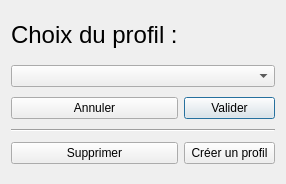
<?xml version="1.0" encoding="UTF-8"?>
<ui version="4.0">
 <class>ChoixProfil</class>
 <widget class="QDialog" name="ChoixProfil">
  <property name="windowModality">
   <enum>Qt::ApplicationModal</enum>
  </property>
  <property name="enabled">
   <bool>true</bool>
  </property>
  <property name="geometry">
   <rect>
    <x>0</x>
    <y>0</y>
    <width>286</width>
    <height>184</height>
   </rect>
  </property>
  <property name="windowTitle">
   <string>Chargement du profil Utilisateur</string>
  </property>
  <property name="modal">
   <bool>true</bool>
  </property>
  <layout class="QGridLayout" name="gridLayout">
   <item row="4" column="1">
    <widget class="QPushButton" name="boutonValider">
     <property name="text">
      <string>Valider</string>
     </property>
     <property name="default">
      <bool>true</bool>
     </property>
    </widget>
   </item>
   <item row="4" column="0">
    <widget class="QPushButton" name="boutonAnnuler">
     <property name="text">
      <string>Annuler</string>
     </property>
    </widget>
   </item>
   <item row="1" column="0">
    <widget class="QLabel" name="titre">
     <property name="maximumSize">
      <size>
       <width>16777215</width>
       <height>40</height>
      </size>
     </property>
     <property name="text">
      <string>&lt;html&gt;&lt;head/&gt;&lt;body&gt;&lt;p&gt;&lt;span style=&quot; font-size:18pt;&quot;&gt;Choix du profil :&lt;/span&gt;&lt;/p&gt;&lt;/body&gt;&lt;/html&gt;</string>
     </property>
    </widget>
   </item>
   <item row="2" column="0" colspan="2">
    <widget class="QComboBox" name="inputProfil"/>
   </item>
   <item row="5" column="0" colspan="2">
    <widget class="Line" name="line">
     <property name="orientation">
      <enum>Qt::Horizontal</enum>
     </property>
    </widget>
   </item>
   <item row="6" column="1">
    <widget class="QPushButton" name="boutonNvProfil">
     <property name="text">
      <string>Créer un profil</string>
     </property>
    </widget>
   </item>
   <item row="6" column="0">
    <widget class="QPushButton" name="boutonSupprimer">
     <property name="text">
      <string>Supprimer</string>
     </property>
    </widget>
   </item>
  </layout>
 </widget>
 <resources/>
 <connections/>
</ui>
